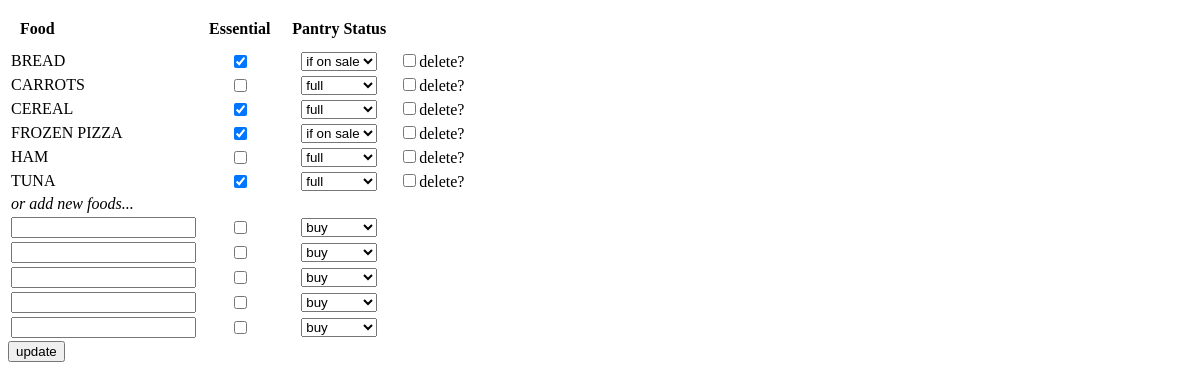
/pantry, run on an earlier commit of the app's database.
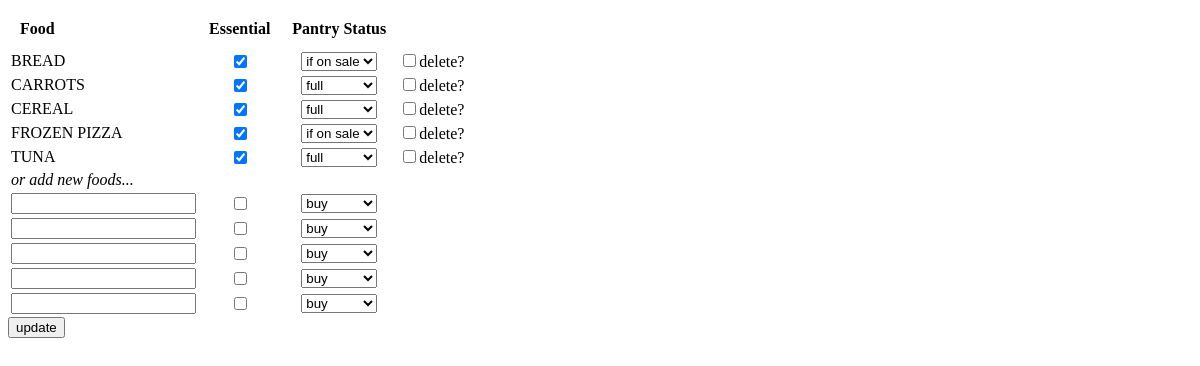
And on a later commit of the database.
### app.py (models this page shows, shortened)
class Food(db.Model):
    id = db.Column(db.Integer, primary_key=True)
    name = db.Column(db.String(80), unique=True)
    essential = db.Column(db.Boolean)
    status = db.Column(db.Integer)
    locations = db.relationship('Store', secondary=location_table,
        backref=db.backref('foods', lazy='dynamic'))

### app.py (the view, shortened to what this page needs)
@app.route('/pantry', methods=['GET', 'POST'])
def pantry():
    food = Food.query.order_by(Food.name)
    locations = Store.query.order_by("name").all()
    return render_template('pantry.html', food=food, locations=locations)

### templates/pantry.html (shortened to what this page needs)
{% extends "layout.html" %}
{% block content %}
<form action="" method="post">
       <table>
                <tr>
          <th>Food</th>
          <th>Essential</th>
          <th>Pantry Status</th>
         </tr>
        {% for f in food %}
        <tr>
            <td>{{f.name|upper}}</td>
            <td><input type="checkbox" name="{{f.name+'_essential'}}" value=1 {% if f.essential %} checked {% endif %} ></td>
            <td>
              <select name='{{f.name+"_status"}}'>
                  <option value="1" {% if f.status == 1 %} selected {% endif %}>full</option>
                  <option value="2" {% if f.status == 2 %} selected {% endif %}>if on sale</option>
            </select>
          </td>
            <td><input type="checkbox" name='{{f.name+"_delete"}}' value=1 >delete?</td>
           {% endfor %}
        </tr>
        <tr>
            <td><em>or add new foods...</em> </td>
            <td></td>
        </tr>
           {% for i in range(5) %}
        <tr>
           <td><input type="text" name='{{i}}'> </td>
           <td><input type="checkbox" name='{{ "checkbox_" + i|string }}' value=1></td>
           <td>
              <select name='{{"status_" + i|string}}'>
                  <option value="0">buy</option>
            </select>
        </tr>
           {% endfor %}
       </table>
    <input type="submit" value='update'>
    </form>
{% endblock %}

### templates/layout.html (shortened to what this page needs)
<html>
<head>
    <link rel="stylesheet" href="/static/style.css">
</head>
<body>
    <div class="content">
    {% block content %}
    {% endblock %}
</div>
</body>
</html>

### static/style.css (style rules this page uses)
td:nth-child(n+2) { text-align: center; }
th { text-align: left; padding: 10px; }

What changed in the data, as far as the page shows it:
removed Food: name "HAM", status+name "full"
changed Food "CARROTS": essential "☐" → "☑"
